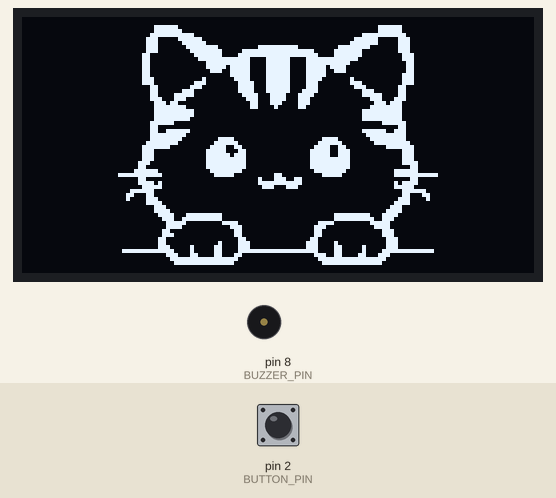
Recording of a sketch running on a simulated Arduino Uno, built with avr-gcc and run on an emulated ATmega328P. On the bench: 128×64 one-colour display, buzzer (waves = sounding). Inputs (shaded band) come from the test bench; at power-on: pin 2 (BUTTON_PIN) HIGH.

Above: at 1.2 s.
1.3 s: pin 2 (BUTTON_PIN) pulled LOW for 0.15 s
At 1.46 s:
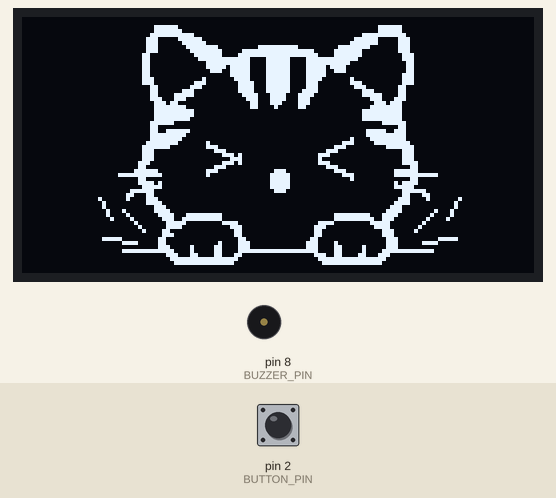
3.0 s: pin 2 (BUTTON_PIN) pulled LOW for 3.2 s
At 7.5 s:
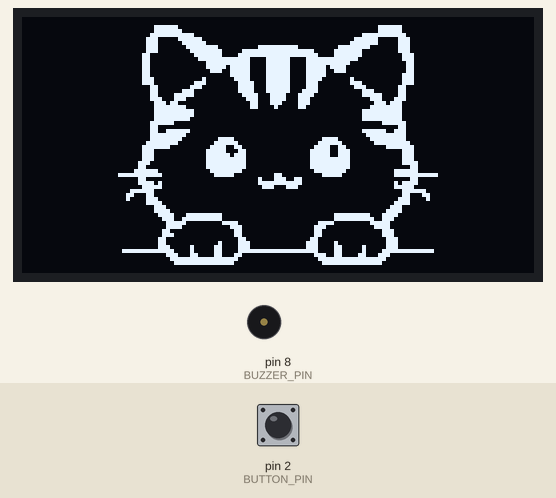
Timing chart, 0 to 9.0 s (numbered marks = the images above; inputs shaded):
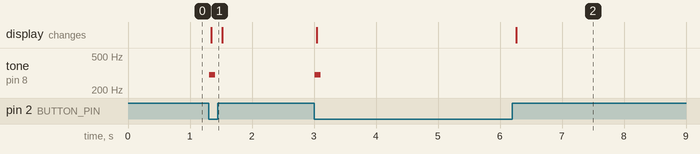

The sketch:

cat_oled.ino
```cpp
#include <Wire.h>
#include <Adafruit_GFX.h>
#include <Adafruit_SSD1306.h>
#include "cat_oled_bitmap.h"

Adafruit_SSD1306 display(128, 64, &Wire, -1);

const int BUTTON_PIN = 2;
const int BUZZER_PIN = 8;

bool wasPressed = false;

void setup() {
  pinMode(BUTTON_PIN, INPUT_PULLUP);
  display.begin(SSD1306_SWITCHCAPVCC, 0x3C);
}

void loop() {
  bool isPressed = (digitalRead(BUTTON_PIN) == LOW);

  if (isPressed && !wasPressed) {
    tone(BUZZER_PIN, 300, 100);
  }
  wasPressed = isPressed;

  display.clearDisplay();

  if (isPressed) {
    display.drawBitmap(0, 0, cat_hit, 128, 64, WHITE);
  } else {
    display.drawBitmap(0, 0, cat_idle, 128, 64, WHITE);
  }

  display.display();
}
```

Source omitted: _oled_bitmap.h (data table, 12682 bytes)

Measured:
- after the input at 1.3 s, tone on pin 8 (BUZZER_PIN): silent → 300 Hz at once, → silent 0.10 s later; the display: changes at once (image 1)
- after the input at 3.0 s, tone on pin 8 (BUZZER_PIN): silent → 300 Hz at once, → silent 0.10 s later; the display: first changes at once (image 2 shows a later state)
